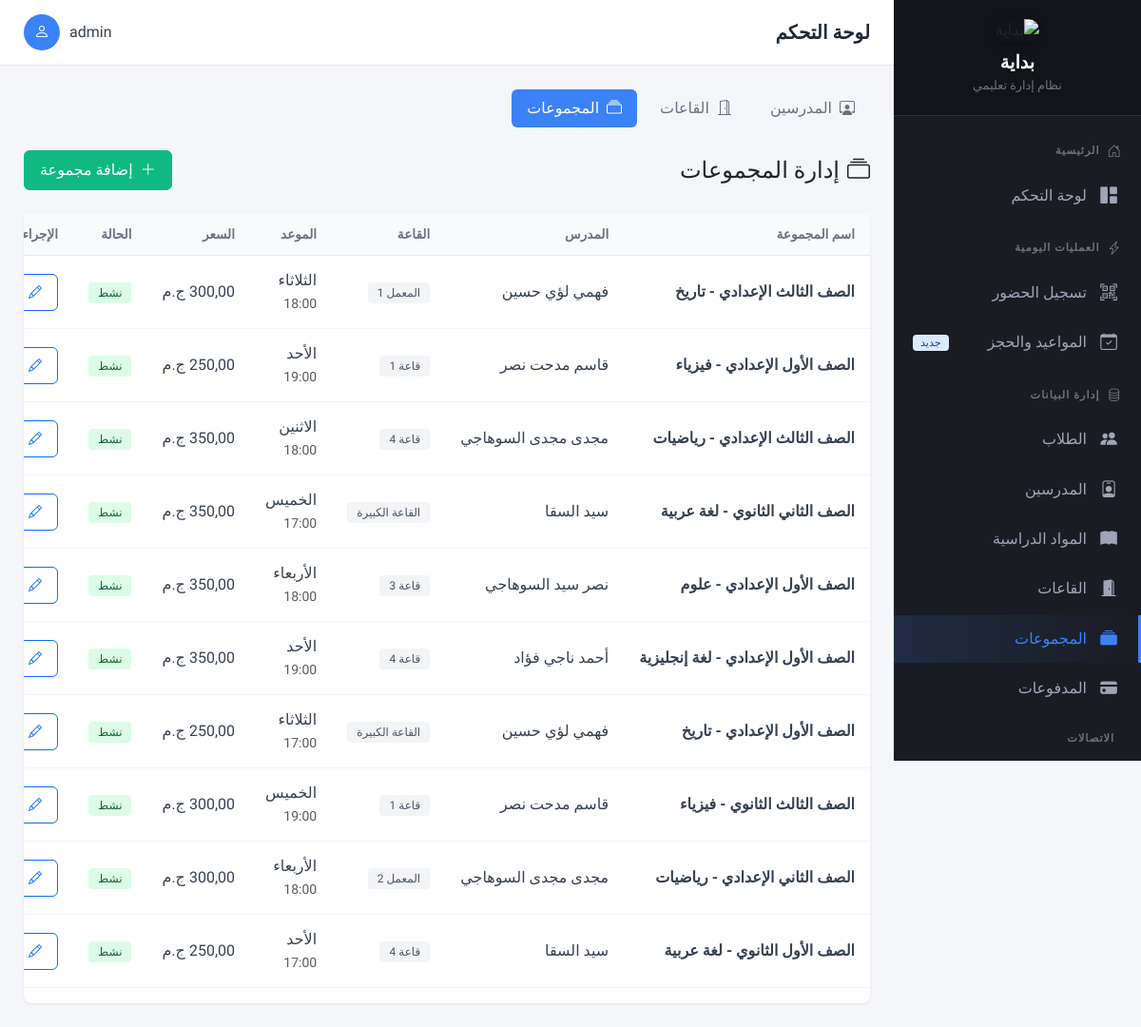
Before: /teachers/groups/ (signed in) with the older database file.
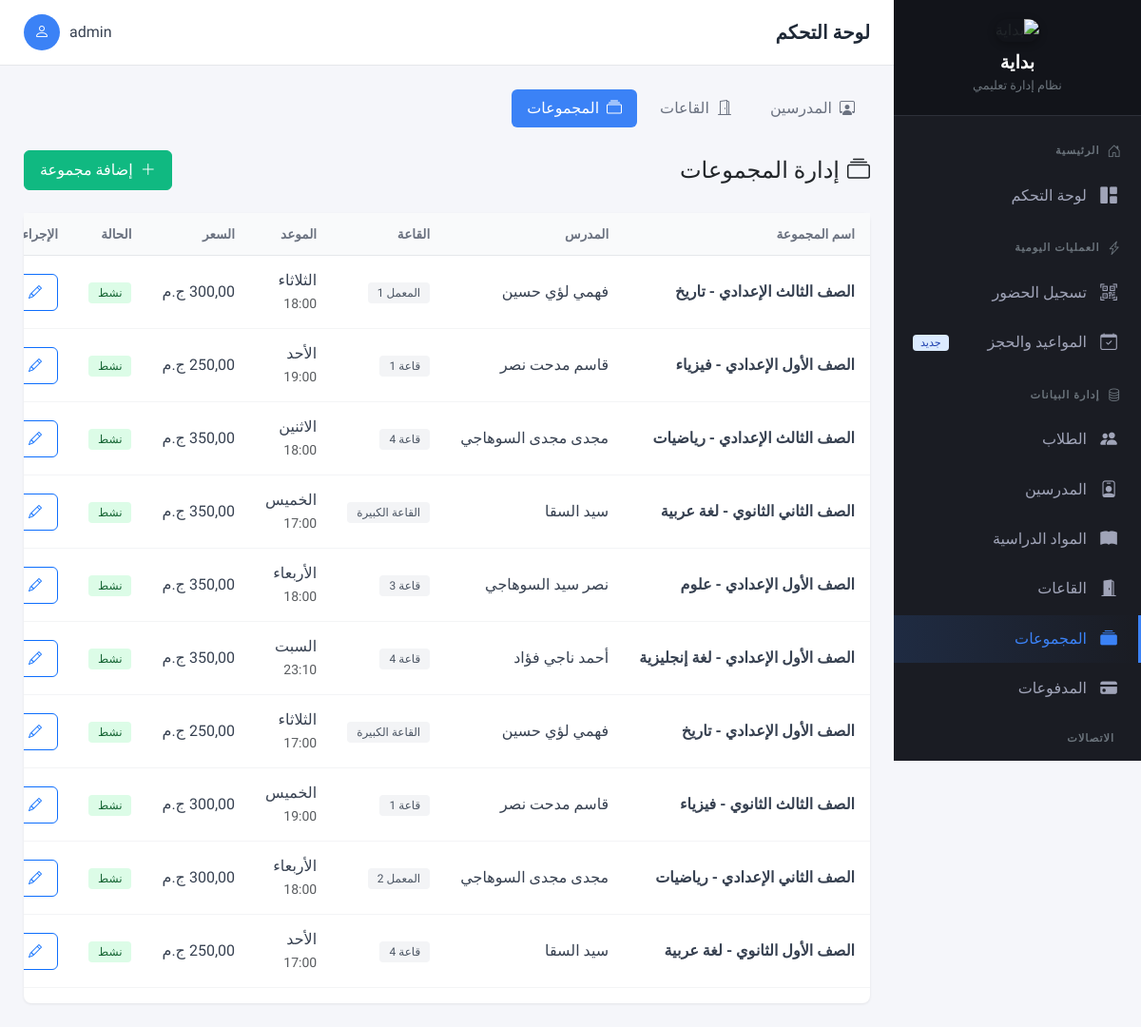
After: the same page with the newer database file.
### apps/teachers/models.py (models this page shows, shortened)
class Group(models.Model):
    DAYS_CHOICES = [
        ('Saturday', 'السبت'),
        ('Sunday', 'الأحد'),
        ('Monday', 'الاثنين'),
        ('Tuesday', 'الثلاثاء'),
        ('Wednesday', 'الأربعاء'),
        ('Thursday', 'الخميس'),
        ('Friday', 'الجمعة'),
    ]
    GENDER_CHOICES = [
        ('male', 'بنين فقط'),
        ('female', 'بنات فقط'),
        ('mixed', 'مختلط'),
    ]
    EDUCATION_STAGE_CHOICES = [
        ('primary', 'ابتدائي'),
        ('preparatory', 'إعدادي'),
        ('secondary', 'ثانوي'),
    ]
    EDUCATION_YEAR_CHOICES = [
        ('1', 'الصف الأول'),
        ('2', 'الصف الثاني'),
        ('3', 'الصف الثالث'),
        ('4', 'الصف الرابع'),
        ('5', 'الصف الخامس'),
        ('6', 'الصف السادس'),
    ]
    group_id = models.AutoField(primary_key=True)
    group_name = models.CharField(max_length=100, verbose_name="اسم المجموعة")
    teacher = models.ForeignKey(
        Teacher,
        on_delete=models.PROTECT,
        related_name='groups',
        verbose_name="المدرس"
    )
    room = models.ForeignKey(
        Room,
        on_delete=models.PROTECT,
        related_name='groups',
        verbose_name="القاعة",
        null=True,
        blank=True
    )
    schedule_day = models.CharField(
        max_length=10,
        choices=DAYS_CHOICES,
        verbose_name="يوم الحصة"
    )
    schedule_time = models.TimeField(verbose_name="وقت بداية الحصة")
    duration_minutes = models.PositiveIntegerField(
        default=120,
        verbose_name="مدة الحصة (بالدقائق)",
        help_text="مدة الحصة بالدقائق (مثال: 120 = ساعتين)"
    )
    gender_type = models.CharField(
        max_length=10,
        choices=GENDER_CHOICES,
        default='mixed',
        verbose_name="نوع المجموعة (الجنس)"
    )
    education_stage = models.CharField(
        max_length=20,
        choices=EDUCATION_STAGE_CHOICES,
        blank=True,
        verbose_name="المرحلة الدراسية"
    )
    education_year = models.CharField(
        max_length=5,
        choices=EDUCATION_YEAR_CHOICES,
        blank=True,
        verbose_name="السنة الدراسية"
    )
    standard_fee = models.DecimalField(
        max_digits=10,
        decimal_places=2,
        verbose_name="السعر القياسي"
    )
    center_percentage = models.DecimalField(
        max_digits=5,
        decimal_places=2,
        default=30.00,
        verbose_name="نسبة السنتر %"
    )
    is_active = models.BooleanField(default=True)
    created_at = models.DateTimeField(auto_now_add=True)
    class Meta:
        db_table = 'groups'
        verbose_name = 'مجموعة'
        verbose_name_plural = 'المجموعات'

class Teacher(models.Model):
    teacher_id = models.AutoField(primary_key=True)
    full_name = models.CharField(max_length=255, verbose_name="اسم المدرس")
    phone = models.CharField(max_length=17, verbose_name="رقم الهاتف")
    email = models.EmailField(
        blank=True,
        null=True,
        unique=True,
        verbose_name="البريد الإلكتروني",
        help_text="حقل اختياري"
    )
    subjects = models.ManyToManyField(
        Subject,
        blank=True,
        related_name='teachers',
        verbose_name="التخصصات / المواد"
    )
    specialization = models.CharField(
        max_length=100,
        blank=True,
        verbose_name="التخصص (قديم)"
    )
    photo = models.ImageField(
        upload_to='teachers/photos/',
        blank=True,
        null=True,
        verbose_name="الصورة الشخصية",
        help_text="ضرورية لطباعة ظهر كارنيه الطالب"
    )
    hire_date = models.DateField(verbose_name="تاريخ التعيين")
    is_active = models.BooleanField(default=True, verbose_name="نشط")
    created_at = models.DateTimeField(auto_now_add=True)
    updated_at = models.DateTimeField(auto_now=True)
    class Meta:
        db_table = 'teachers'
        verbose_name = 'مدرس'
        verbose_name_plural = 'المدرسين'
        ordering = ['full_name']

class Room(models.Model):
    room_id = models.AutoField(primary_key=True)
    name = models.CharField(max_length=100, unique=True, verbose_name="اسم القاعة")
    capacity = models.PositiveIntegerField(verbose_name="السعة القصوى")
    is_active = models.BooleanField(default=True, verbose_name="نشط")
    created_at = models.DateTimeField(auto_now_add=True)
    updated_at = models.DateTimeField(auto_now=True)
    class Meta:
        db_table = 'rooms'
        verbose_name = 'قاعة'
        verbose_name_plural = 'القاعات'
        ordering = ['name']

### apps/teachers/views.py (the view)
# urls.py: path('groups/', views.group_list, name='group_list'),
@login_required
def group_list(request):
    groups = Group.objects.filter(is_active=True).select_related('teacher', 'room')
    return render(request, 'teachers/groups/list.html', {'groups': groups})

### templates/teachers/groups/list.html (shortened to what this page needs)
{% extends 'base.html' %}
{% block content %}
<div class="mb-4">
    <ul class="nav nav-pills">
        <li class="nav-item">
            <a class="nav-link" href="{% url 'teachers:list' %}">
                <i class="bi bi-person-workspace me-2"></i>المدرسين
            </a>
        </li>
        <li class="nav-item">
            <a class="nav-link" href="{% url 'teachers:room_list' %}">
                <i class="bi bi-door-open me-2"></i>القاعات
            </a>
        </li>
        <li class="nav-item">
            <a class="nav-link active" href="{% url 'teachers:group_list' %}">
                <i class="bi bi-collection me-2"></i>المجموعات
            </a>
        </li>
    </ul>
</div>
<div class="d-flex justify-content-between align-items-center mb-4">
    <h4 class="mb-0"><i class="bi bi-collection me-2"></i>إدارة المجموعات</h4>
    <a href="{% url 'teachers:group_create' %}" class="btn btn-success">
        <i class="bi bi-plus-lg me-2"></i>إضافة مجموعة
    </a>
</div>
<div class="card">
    <div class="card-body p-0">
        <div class="table-responsive">
            <table class="table table-hover mb-0">
                <thead>
                    <tr>
                        <th>اسم المجموعة</th>
                        <th>المدرس</th>
                        <th>القاعة</th>
                        <th>الموعد</th>
                        <th>السعر</th>
                        <th>الحالة</th>
                        <th>الإجراءات</th>
                    </tr>
                </thead>
                <tbody>
                    {% for group in groups %}
                    <tr>
                        <td>
                            <span class="fw-semibold">{{ group.group_name }}</span>
                        </td>
                        <td>{{ group.teacher.full_name }}</td>
                        <td>
                            {% if group.room %}
                            <span class="badge bg-secondary">{{ group.room.name }}</span>
                            {% else %}
                            <span class="text-muted">-</span>
                            {% endif %}
                        </td>
                        <td>
                            {{ group.get_schedule_day_display }}
                            <br>
                            <small class="text-muted">{{ group.schedule_time|time:"H:i" }}</small>
                        </td>
                        <td>{{ group.standard_fee }} ج.م</td>
                        <td>
                            {% if group.is_active %}
                            <span class="badge bg-success">نشط</span>
                            {% else %}
                            <span class="badge bg-secondary">غير نشط</span>
                            {% endif %}
                        </td>
                        <td>
                            <a href="{% url 'teachers:group_update' group_id=group.group_id %}" class="btn btn-sm btn-outline-primary">
                                <i class="bi bi-pencil"></i>
                            </a>
                        </td>
                    </tr>
                    {% endfor %}
                </tbody>
            </table>
        </div>
    </div>
</div>
{% endblock %}

Changed rows visible on the page:
changed Group "الصف الأول الإعدادي - لغة إنجليزية": schedule_day "الأحد" → "السبت"; schedule_time "19:00" → "23:10"
